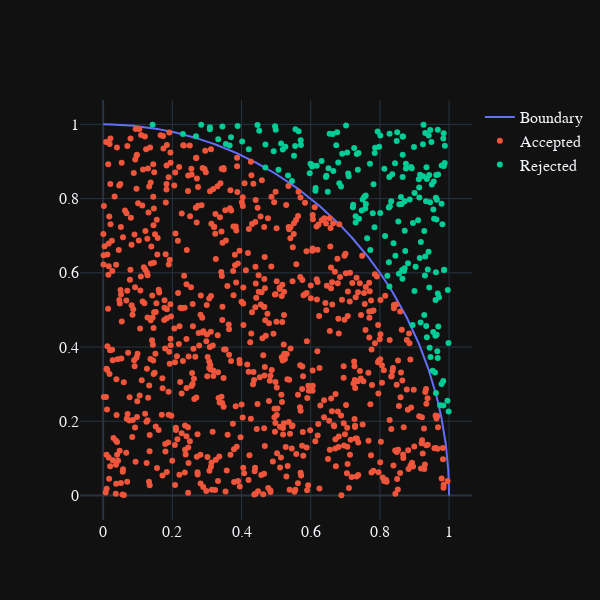

Notebook code cell kept with this figure:
### Markdown cell above
Let's now plot the points and circle. If you're confused by `xSample[accepted]`, you should review [array indexing in numpy](https://numpy.org/devdocs/reference/arrays.indexing.html)

### Code cell
n_points = 1000
xSample = np.random.random(n_points)
ySample = np.random.random(n_points)
accepted = (xSample**2 + ySample**2 ) < 1
rejected = (xSample**2 + ySample**2 ) >= 1

# plt.plot(xs, ys,'k', xSample[accepted], ySample[accepted], 'b.', xSample[rejected], ySample[rejected], 'r.',)
# plt.xlim([0, 1])
# plt.ylim([0, 1])
# ax = plt.gca()
# ax.set_aspect('equal')
# plt.legend(('boundary', 'accepted', 'rejected'))
# plt.show()

fig = go.Figure()
fig.add_trace(go.Scatter(name="Boundary", x=xs, y=ys))
fig.add_trace(go.Scatter(name="Accepted", x=xSample[accepted], y=ySample[accepted], mode='markers'))
fig.add_trace(go.Scatter(name="Rejected", x=xSample[rejected], y=ySample[rejected], mode='markers'))
fig.update_layout(width=600, height=600, font=dict(family="CMU Serif", size=16), template="plotly_dark")
fig.show()

### Figure 1 — Plotly figure (JSON) as saved in the notebook; plotly's stock layout.template omitted (floating-point values rounded to 4 significant figures; data arrays with more than 128 entries replaced by an {"elided": "..."} marker saying what was removed)
{"data": [{"name": "Boundary", "type": "scatter", "x": {"elided": "1000 float values"}, "y": {"elided": "1000 float values"}}, {"mode": "markers", "name": "Accepted", "type": "scatter", "x": {"elided": "799 float values"}, "y": {"elided": "799 float values"}}, {"mode": "markers", "name": "Rejected", "type": "scatter", "x": {"elided": "201 float values"}, "y": {"elided": "201 float values"}}], "layout": {"font": {"family": "CMU Serif", "size": 16}, "height": 600, "width": 600}}
